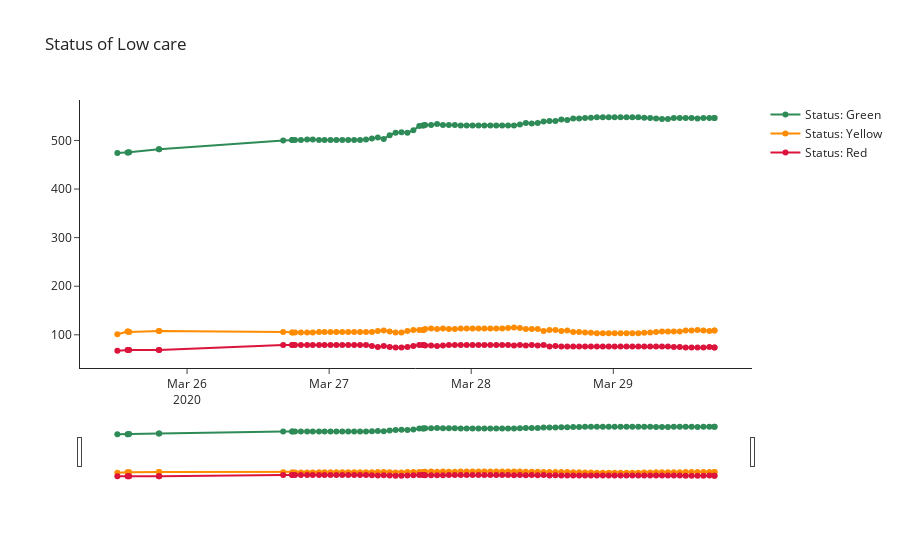

The notebook cell this image was saved under:
### Code cell
fig = go.Figure()
fig.add_trace(go.Scatter(x=df.index, y=df.low_care_green, 
                         name="Status: Green", mode = 'lines+markers',
                         line_color='SeaGreen',connectgaps=False))
fig.add_trace(go.Scatter(x=df.index, y=df.low_care_yellow, 
                         name="Status: Yellow", mode = 'lines+markers',
                         line_color='DarkOrange',connectgaps=False))
fig.add_trace(go.Scatter(x=df.index, y=df.low_care_red, 
                         name="Status: Red",mode = 'lines+markers',
                         line_color='Crimson',connectgaps=False))

fig.update_layout(title_text='Status of Low care', xaxis_rangeslider_visible=True, template='simple_white')
fig.show()
fig.write_html("low_care.html")
